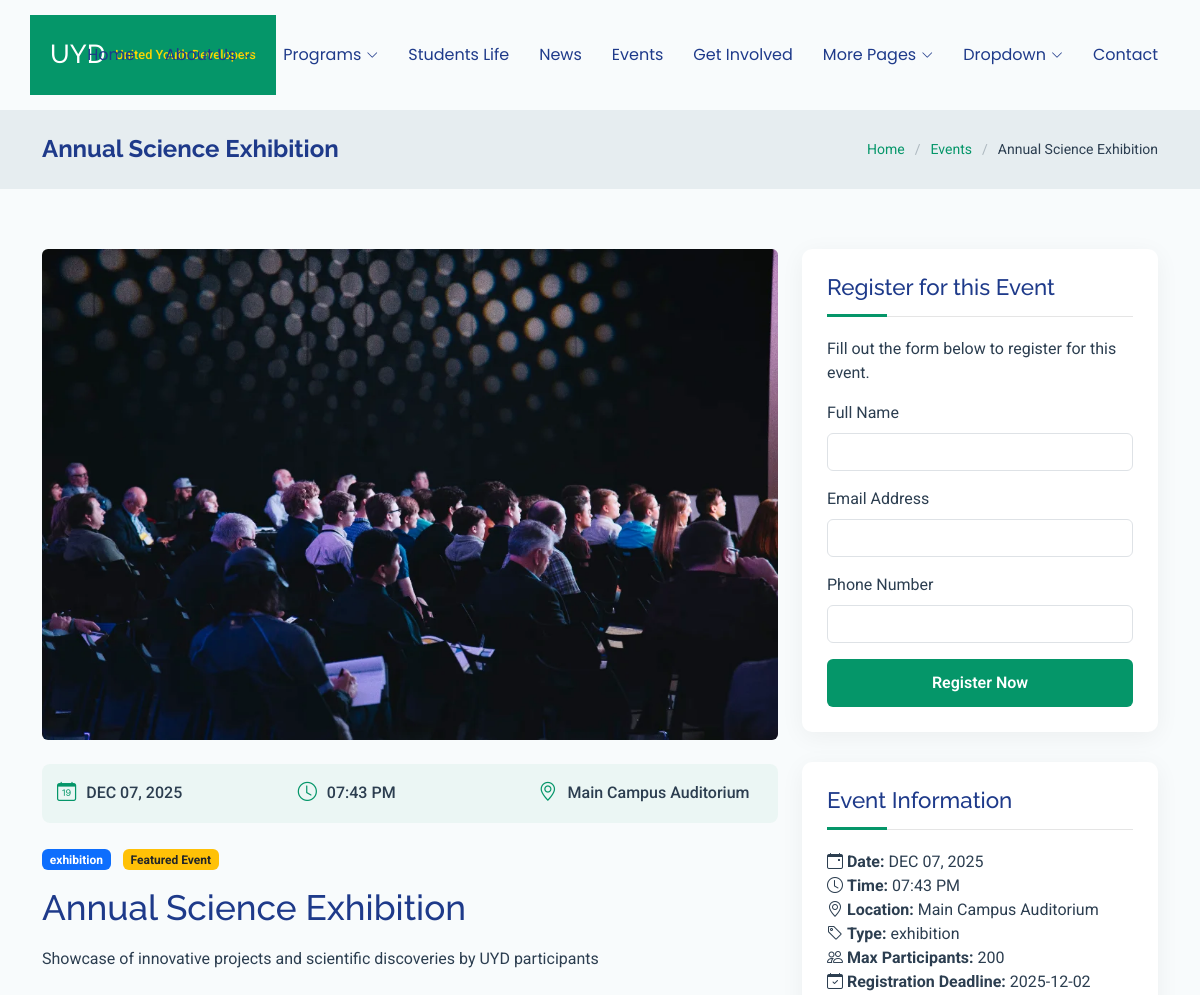
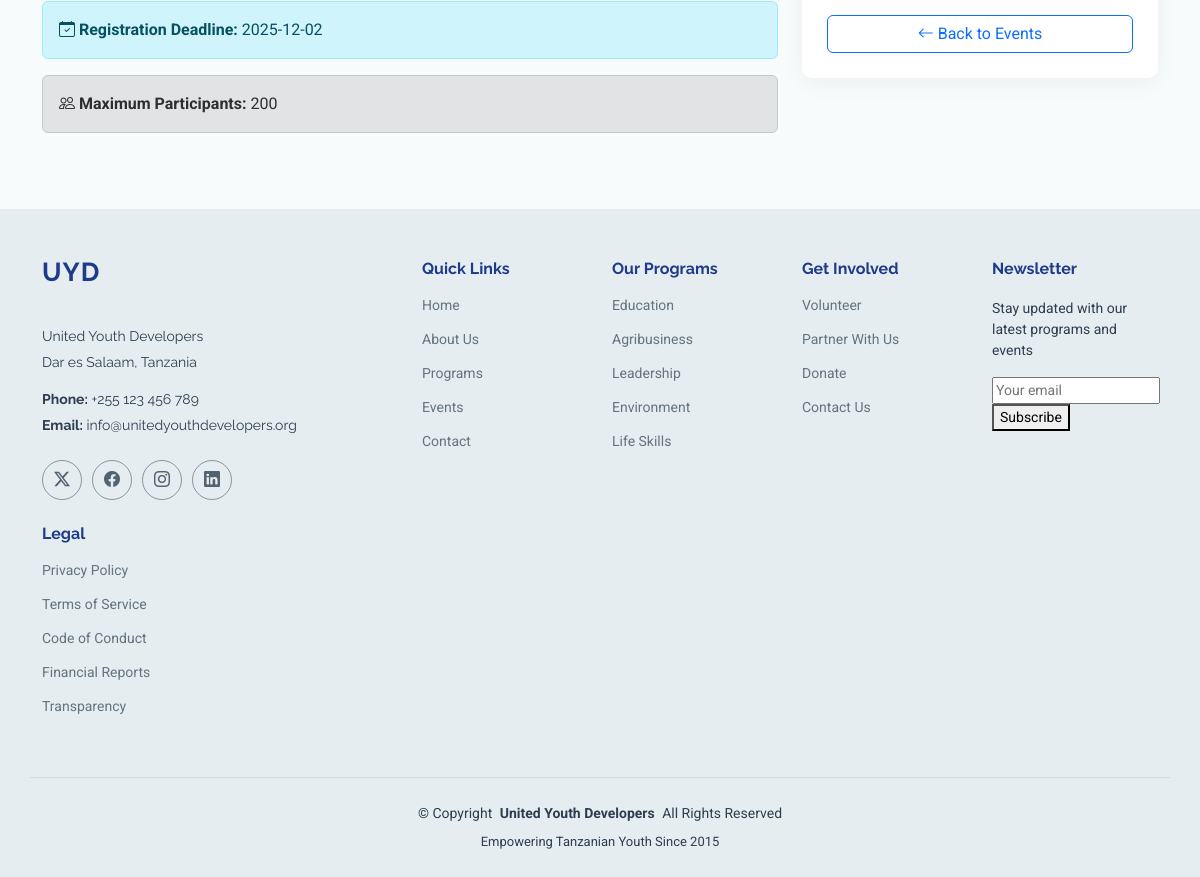
Screenshot of /event-details.html?id=1 with the database file from the repository (2 pictures, top to bottom).
### src/app/database/tables.py (models this page shows)
class Event(Base):
    __tablename__ = "events"
    id = Column(Integer, primary_key=True, index=True)
    title = Column(String, index=True)
    description = Column(Text)
    event_type = Column(
        String,
        index=True,
    )  # workshop, seminar, competition, conference, etc.
    start_date = Column(DateTime)
    end_date = Column(DateTime, nullable=True)
    location = Column(String)
    max_participants = Column(Integer, nullable=True)
    featured_image = Column(String, nullable=True)
    content = Column(Text, nullable=True)
    registration_deadline = Column(DateTime, nullable=True)
    created_at = Column(DateTime, default=datetime.utcnow)
    updated_at = Column(DateTime, default=datetime.utcnow, onupdate=datetime.utcnow)
    is_featured = Column(Boolean, default=False)
    is_active = Column(Boolean, default=True)

### src/app/routes/pages.py (the view)
@router.get("/event-details")
@router.get("/event-details.html")
async def event_details(
    request: Request, id: int, db_session: Session = Depends(get_db)
):
    event = (
        db_session.query(Event)
        .filter(Event.id == id)
        .filter(Event.is_active)
        .filter(Event.end_date >= datetime.now())
        .first()
    )
    formatted = {
        "id": event.id,
        "title": event.title,
        "description": event.description,
        "start_date": event.start_date.strftime("%Y-%m-%d"),
        "start_time": event.start_date.strftime("%I:%M %p"),
        "start_day": event.start_date.strftime("%d"),
        "start_month": event.start_date.strftime("%b").upper(),
        "start_year": event.start_date.strftime("%Y"),
        "end_date": event.end_date.strftime("%Y-%m-%d") if event.end_date else None,
        "location": event.location,
        "event_type": event.event_type,
        "is_featured": event.is_featured,
        "max_participants": event.max_participants,
        "featured_image": event.featured_image or "assets/img/education/events-3.webp",
        "registration_deadline": event.registration_deadline.strftime(
            "%Y-%m-%d",
        )
        if event.registration_deadline
        else None,
    }
    return templates.TemplateResponse(
        "event-details.html", {"request": request, "event": formatted}
    )

### src/templates/event-details.html (shortened to what this page needs)
<!DOCTYPE html>
<html lang="en">
  <head>
    <link
      href="assets/vendor/bootstrap/css/bootstrap.min.css"
      rel="stylesheet"
    />
    <link
      href="assets/vendor/bootstrap-icons/bootstrap-icons.css"
      rel="stylesheet"
    />
    <link href="assets/vendor/aos/aos.css" rel="stylesheet" />
    <link href="assets/vendor/swiper/swiper-bundle.min.css" rel="stylesheet" />
    <link
      href="assets/vendor/glightbox/css/glightbox.min.css"
      rel="stylesheet"
    />
    <link href="assets/css/main.css" rel="stylesheet" />
  </head>
  <body class="event-details-page">
    <header id="header" class="header d-flex align-items-center sticky-top">
      <div
        class="header-container container-fluid container-xl position-relative d-flex align-items-center justify-content-end"
      >
        <a href="index.html" class="logo d-flex align-items-center me-auto">
          <h1 class="sitename">UYD</h1>
          <span class="logo-text">United Youth Developers</span>
        </a>
        <nav id="navmenu" class="navmenu">
          <ul>
            <li><a href="index.html">Home</a></li>
            <li class="dropdown">
              <a href="about.html"
                ><span>About Us</span>
                <i class="bi bi-chevron-down toggle-dropdown"></i
              ></a>
            </li>
            <li class="dropdown">
              <a href="programs.html"
                ><span>Programs</span>
                <i class="bi bi-chevron-down toggle-dropdown"></i
              ></a>
            </li>
            <li><a href="students-life.html">Students Life</a></li>
            <li><a href="news.html">News</a></li>
            <li><a href="events.html">Events</a></li>
            <li><a href="get-involved.html">Get Involved</a></li>
            <li class="dropdown">
              <a href="#"
                ><span>More Pages</span>
                <i class="bi bi-chevron-down toggle-dropdown"></i
              ></a>
            </li>
            <li class="dropdown">
              <a href="#"
                ><span>Dropdown</span>
                <i class="bi bi-chevron-down toggle-dropdown"></i
              ></a>
            </li>
            <li><a href="contact.html">Contact</a></li>
          </ul>
        </nav>
      </div>
    </header>
    <main class="main">
      <div class="page-title light-background">
        <div
          class="container d-lg-flex justify-content-between align-items-center"
        >
          <h1 class="mb-2 mb-lg-0">{{ event.title }}</h1>
          <nav class="breadcrumbs">
            <ol>
              <li><a href="index.html">Home</a></li>
              <li><a href="events.html">Events</a></li>
              <li class="current">{{ event.title }}</li>
            </ol>
          </nav>
        </div>
      </div>
      <section id="event" class="event section">
        <div class="container" data-aos="fade-up" data-aos-delay="100">
          <div class="row">
            <div class="col-lg-8">
              <div class="event-image mb-4" data-aos="fade-up">
                <img
                  src="{{ event.featured_image }}"
                  alt="{{ event.title }}"
                  class="img-fluid rounded"
                />
              </div>
              <div
                class="event-meta mb-4"
                data-aos="fade-up"
                data-aos-delay="100"
              >
                <div class="row g-3">
                  <div class="col-md-4">
                    <div class="meta-item">
                      <i class="bi bi-calendar-date"></i>
                      <span
                        >{{ event.start_month }} {{ event.start_day }}, {{
                        event.start_year }}</span
                      >
                    </div>
                  </div>
                  <div class="col-md-4">
                    <div class="meta-item">
                      <i class="bi bi-clock"></i>
                      <span>{{ event.start_time }}</span>
                    </div>
                  </div>
                  <div class="col-md-4">
                    <div class="meta-item">
                      <i class="bi bi-geo-alt"></i>
                      <span>{{ event.location }}</span>
                    </div>
                  </div>
                </div>
              </div>
              <div
                class="event-content"
                data-aos="fade-up"
                data-aos-delay="200"
              >
                <div class="mb-3">
                  {% if event.event_type %}
                  <span class="badge bg-primary me-2"
                    >{{ event.event_type }}</span
                  >
                  {% endif %} {% if event.is_featured %}
                  <span class="badge bg-warning text-dark">Featured Event</span>
                  {% endif %}
                </div>
                <h2>{{ event.title }}</h2>
                <p>{{ event.description }}</p>
                {% if event.registration_deadline %}
                <div class="alert alert-info mt-4">
                  <i class="bi bi-calendar-check"></i>
                  <strong>Registration Deadline:</strong> {{
                  event.registration_deadline }}
                </div>
                {% endif %} {% if event.max_participants %}
                <div class="alert alert-secondary">
                  <i class="bi bi-people"></i>
                  <strong>Maximum Participants:</strong> {{
                  event.max_participants }}
                </div>
                {% endif %}
              </div>
            </div>
            <div class="col-lg-4">
              <div class="event-sidebar">
                <div
                  class="sidebar-widget registration-form"
                  data-aos="fade-left"
                  data-aos-delay="200"
                >
                  <h3>Register for this Event</h3>
                  <p class="mb-3">
                    Fill out the form below to register for this event.
                  </p>
                  <form>
                    <div class="mb-3">
                      <label for="name" class="form-label">Full Name</label>
                      <input
                        type="text"
                        class="form-control"
                        id="name"
                        required
                      />
                    </div>
                    <div class="mb-3">
                      <label for="email" class="form-label"
                        >Email Address</label
                      >
                      <input
                        type="email"
                        class="form-control"
                        id="email"
                        required
                      />
                    </div>
                    <div class="mb-3">
                      <label for="phone" class="form-label">Phone Number</label>
                      <input type="tel" class="form-control" id="phone" />
                    </div>
                    <div class="d-grid">
                      <button type="submit" class="btn btn-register">
                        Register Now
                      </button>
                    </div>
                  </form>
                </div>
                <div
                  class="sidebar-widget event-info-widget"
                  data-aos="fade-left"
                  data-aos-delay="300"
                >
                  <h3>Event Information</h3>
                  <ul class="list-unstyled">
                    <li>
                      <i class="bi bi-calendar-event"></i>
                      <strong>Date:</strong> {{ event.start_month }} {{
                      event.start_day }}, {{ event.start_year }}
                    </li>
                    <li>
                      <i class="bi bi-clock"></i>
                      <strong>Time:</strong> {{ event.start_time }}
                    </li>
                    <li>
                      <i class="bi bi-geo-alt"></i>
                      <strong>Location:</strong> {{ event.location }}
                    </li>
                    {% if event.event_type %}
                    <li>
                      <i class="bi bi-tag"></i>
                      <strong>Type:</strong> {{ event.event_type }}
                    </li>
                    {% endif %} {% if event.max_participants %}
                    <li>
                      <i class="bi bi-people"></i>
                      <strong>Max Participants:</strong> {{
                      event.max_participants }}
                    </li>
                    {% endif %} {% if event.registration_deadline %}
                    <li>
                      <i class="bi bi-calendar-check"></i>
                      <strong>Registration Deadline:</strong> {{
                      event.registration_deadline }}
                    </li>
                    {% endif %}
                  </ul>
                  <div class="mt-3">
                    <a href="/events" class="btn btn-outline-primary w-100">
                      <i class="bi bi-arrow-left"></i> Back to Events
                    </a>
                  </div>
                </div>
              </div>
            </div>
          </div>
        </div>
      </section>
    </main>
    <footer id="footer" class="footer position-relative light-background">
      <div class="container footer-top">
        <div class="row gy-4">
          <div class="col-lg-4 col-md-6 footer-about">
            <a href="index.html" class="logo d-flex align-items-center">
              <span class="sitename">UYD</span>
            </a>
            <div class="footer-contact pt-3">
              <p>United Youth Developers</p>
              <p>Dar es Salaam, Tanzania</p>
              <p class="mt-3">
                <strong>Phone:</strong> <span>+255 123 456 789</span>
              </p>
              <p>
                <strong>Email:</strong>
                <span>info@unitedyouthdevelopers.org</span>
              </p>
            </div>
            <div class="social-links d-flex mt-4">
              <a href=""><i class="bi bi-twitter-x"></i></a>
              <a href=""><i class="bi bi-facebook"></i></a>
              <a href=""><i class="bi bi-instagram"></i></a>
              <a href=""><i class="bi bi-linkedin"></i></a>
            </div>
          </div>
          <div class="col-lg-2 col-md-3 footer-links">
            <h4>Quick Links</h4>
            <ul>
              <li><a href="index.html">Home</a></li>
              <li><a href="about.html">About Us</a></li>
              <li><a href="programs.html">Programs</a></li>
              <li><a href="events.html">Events</a></li>
              <li><a href="contact.html">Contact</a></li>
            </ul>
          </div>
          <div class="col-lg-2 col-md-3 footer-links">
            <h4>Our Programs</h4>
            <ul>
              <li><a href="programs.html#education">Education</a></li>
              <li><a href="programs.html#agribusiness">Agribusiness</a></li>
              <li><a href="programs.html#leadership">Leadership</a></li>
              <li><a href="programs.html#environment">Environment</a></li>
              <li><a href="programs.html#lifeskills">Life Skills</a></li>
            </ul>
          </div>
          <div class="col-lg-2 col-md-3 footer-links">
            <h4>Get Involved</h4>
            <ul>
              <li><a href="get-involved.html">Volunteer</a></li>
              <li><a href="get-involved.html">Partner With Us</a></li>
              <li><a href="get-involved.html">Donate</a></li>
              <li><a href="contact.html">Contact Us</a></li>
            </ul>
          </div>
          <div class="col-lg-2 col-md-3 footer-links">
            <h4>Newsletter</h4>
            <p>Stay updated with our latest programs and events</p>
            <form id="newsletterForm" class="newsletter-form">
              <div class="newsletter-input">
                <input
                  type="email"
                  id="newsletterEmail"
                  placeholder="Your email"
                  required
                />
                <button type="submit">Subscribe</button>
              </div>
            </form>
          </div>
          <div class="col-lg-2 col-md-3 footer-links">
            <h4>Legal</h4>
            <ul>
              <li><a href="#">Privacy Policy</a></li>
              <li><a href="#">Terms of Service</a></li>
              <li><a href="#">Code of Conduct</a></li>
              <li><a href="#">Financial Reports</a></li>
              <li><a href="#">Transparency</a></li>
            </ul>
          </div>
        </div>
      </div>
      <div class="container copyright text-center mt-4">
        <p>
          © <span>Copyright</span>
          <strong class="px-1 sitename">United Youth Developers</strong>
          <span>All Rights Reserved</span>
        </p>
        <div class="credits">Empowering Tanzanian Youth Since 2015</div>
      </div>
    </footer>
  </body>
</html>

### rows the page displays
Event: title "Annual Science Exhibition", featured_image (picture), location "Main Campus Auditorium", event_type "exhibition", description "Showcase of innovative projects and scientific discoveries by UYD participants"

### other values shown
{{ event.start_month }} "DEC"
{{ event.start_day }} "07"
{{ event.start_year }} "2025"
{{ event.start_time }} "07:43 PM"
{{ event.registration_deadline }} "2025-12-02"
{{ event.max_participants }} "200"
